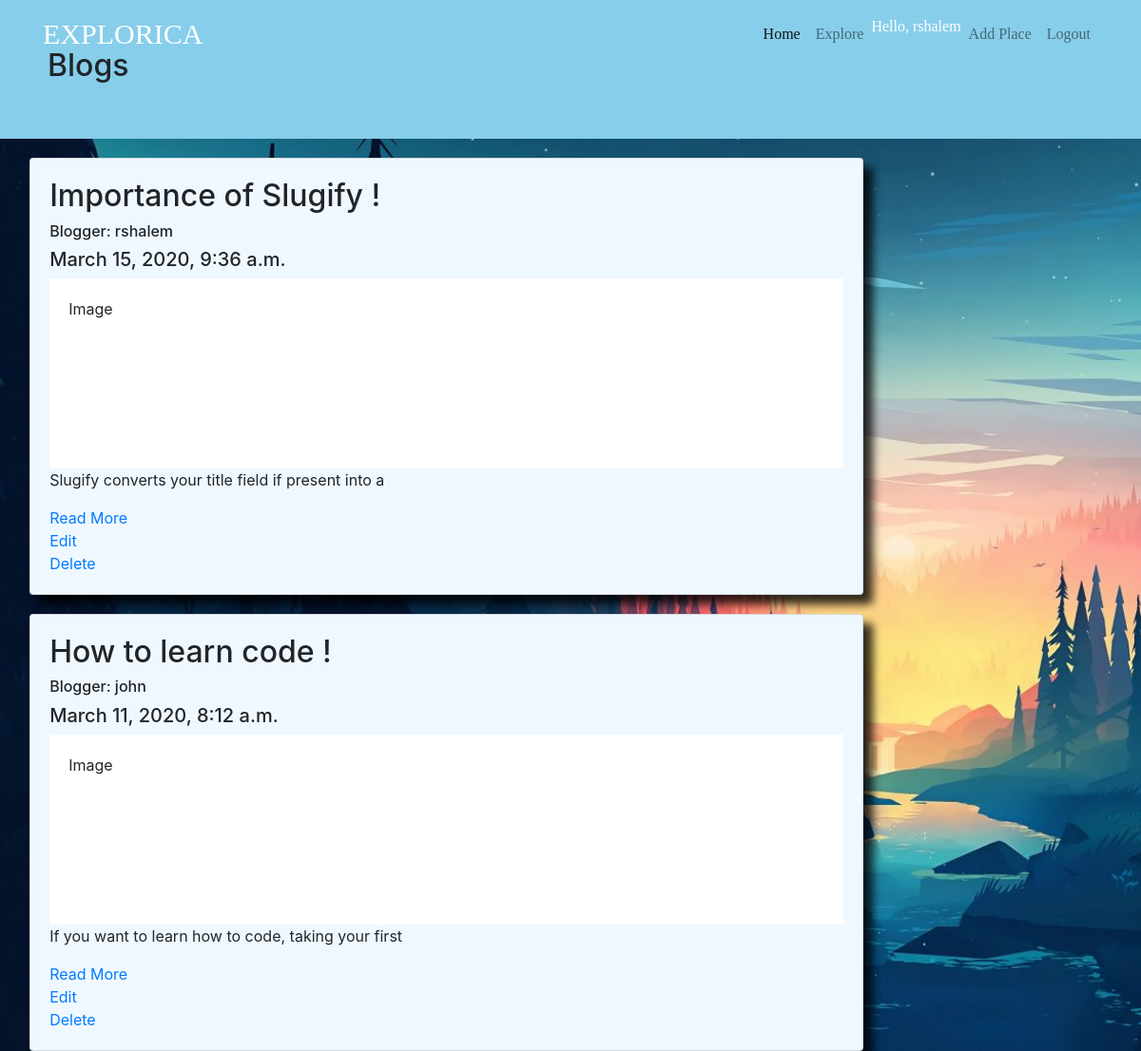
Page /blog/ (signed in) on the committed database.
### blog/models.py (models this page shows, shortened)
class Article(models.Model):
    article_image = models.ImageField(upload_to='images/', blank=True)
    article_title = models.CharField(max_length=50)
    user = models.ForeignKey(User, related_name='author', default=1, on_delete=models.CASCADE)
    article_about = models.TextField()
    slug = models.SlugField(unique=True, default=2)
    date_published = models.DateTimeField(auto_now_add=True)
    def snippet(self):
        return self.article_about[:51]

### blog/views.py (the view)
# urls.py: path('', views.index, name='index'),
def index(request):
    all_article = Article.objects.all().order_by('-date_published')
    return render(request, 'blog/index.html', {'all_article': all_article})

### blog/templates/blog/index.html
{% extends 'main/base.html' %}
{% block content %}
    <div class="header">
      <h2> Blogs </h2>
    </div>
    {% for article in all_article %}
    <div class="row">
      <div class="leftcolumn">
        <div class="card">
          <h2>{{ article.article_title }}</h2>
          <h6>Blogger: {{ article.user }}</h6>
          <h5>{{ article.date_published }}</h5>
          <div class="fakeimg" style="height:200px;">Image</div>
          <p>{{ article.snippet }}</p>
          <a href="{% url 'blog:detail-blog' article.slug %}"> Read More </a>
          <a href="{% url 'blog:edit-blog' article.slug %}"> Edit </a>
          <a href="{% url 'blog:delete-blog' article.slug %}"> Delete </a>
        </div>
      </div>
    </div>
    {% endfor %}
{% endblock %}

### main/templates/main/includes/navbar.html (shortened to what this page needs)
    <nav class="navbar navbar-expand-lg navbar-light fixed-top">
        <div class="container">
              <a class="navbar-brand" href="{% url 'main:homepage' %}">EXPLORICA</a>
                  <div class="collapse navbar-collapse" id="navbarSupportedContent">
                    <ul class="navbar-nav ml-auto">
                      <li class="nav-item active">
                        <a class="nav-link" href="#">Home </a>
                      </li>
                      <li class="nav-item">
                        <a class="nav-link" href="{% url 'main:explore' %}">Explore</a>
                      </li>
                      {% if user.is_authenticated %}
                          <li class="nav-item">
                              Hello, {{ user.username }}
                          </li>
                          <li class="nav-item">
                            <a class="nav-link" href="#">Add Place</a>
                          </li>
                          <li class="nav-item">
                            <a class="nav-link" href="{% url 'main:logout' %}">Logout</a>
                          </li>
                      {% endif %}
                    </ul>
                  </div>
        </div>
    </nav>

### main/static/main/style.css (style rules this page uses)
.navbar .navbar-brand { font-size: 30px; font-family: 'Baron Neue Bold'; color: white; }
.nav-item { font-family: 'Baron Neue Bold'; color: white; }
body { background-image: url("images/c.jpg"); background-size: cover ; }
.card { margin-top:15%; margin-left: 5%; position:relative; transition: 3s; box-shadow: 10px 10px 10px rgba(0,0,0,0.8); }
.header { padding: 50px; font-size: 40px; text-align: left; background: skyblue; }
.leftcolumn { float: left; width: 75%; }
.fakeimg { background-color: white; width: 100%; padding: 20px; }
.card { background-color: aliceblue; padding: 20px; margin-top: 20px; }

### rows in the picture
Article: article_title "Importance of Slugify !", user "rshalem", date_published "March 15, 2020, 9:36 a.m.", snippet "Slugify converts your title field if present into a"
Article: article_title "How to learn code !", user "john", date_published "March 11, 2020, 8:12 a.m.", snippet "If you want to learn how to code, taking your first"

### other values in the picture
{{ user.username }} "rshalem"
